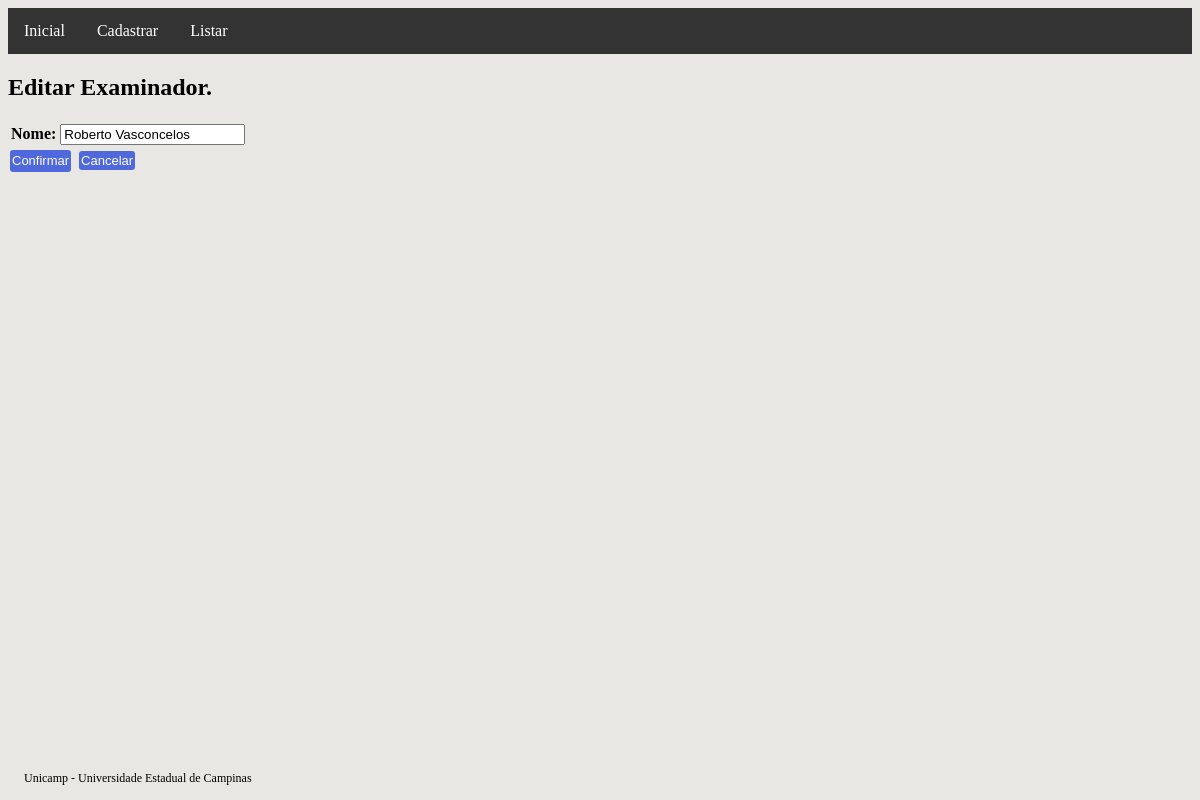
Before: /update-examinador/1 with the older database file.
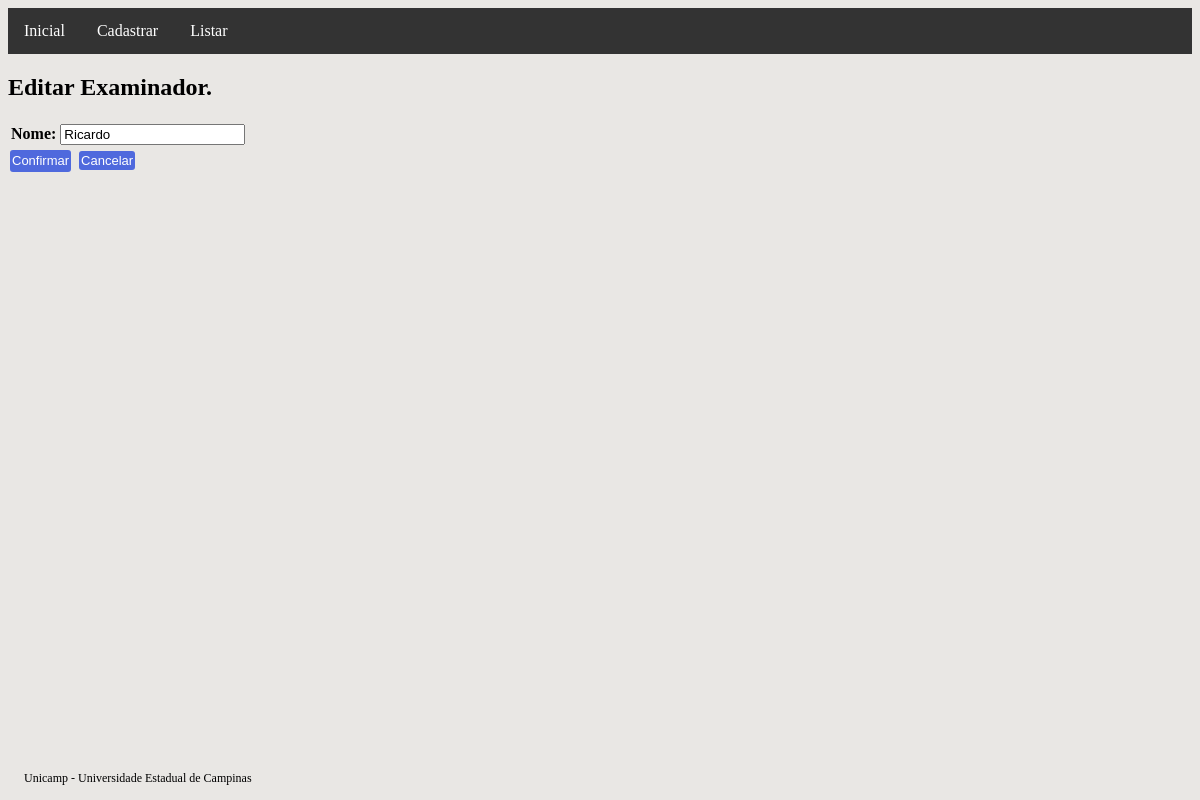
After: the same page with the newer database file.
### main/models.py (models this page shows, shortened)
class Examinador(models.Model):
    nome = models.CharField(max_length=100, db_index=True, null=False, blank=False)

### main/views.py (the view)
# urls.py: path("update-examinador/<int:pk>", CadastroExaminadorUpdate.as_view(template_name='examinador_form.html'), name='examinador_update'),
class CadastroExaminadorUpdate(UpdateView):
    model = Examinador
    fields =  ["nome"]
    success_url = reverse_lazy("examinador_list")

### main/templates/examinador_form.html (shortened to what this page needs)
{% extends "base.html" %}
{% block conteudo %}
{% if examinador.pk %}
<h2>Editar Examinador.</h2>
{% else %}
<h2>Cadastrar novo examinador.</h2>
{% endif %}
<form method="POST">
    <table>
        {{ form.as_table }}
    </table>
    <button type="submit" class="botao_confirmar">Confirmar</button>
    <a href="{% url 'examinador_list' %}" class="botao_confirmar">Cancelar</a>
</form>
{% endblock conteudo %}

Changed rows visible on the page:
changed Examinador: nome "Roberto Vasconcelos" → "Ricardo"
